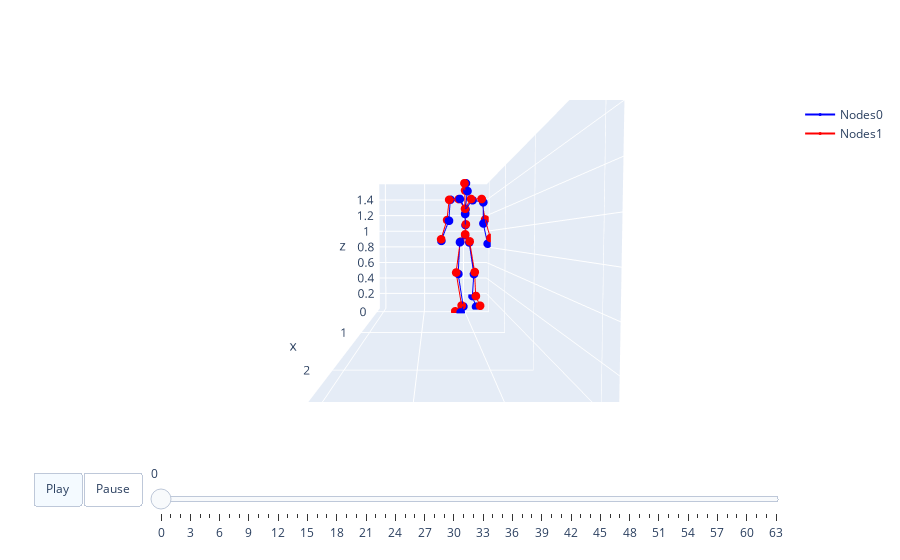

Notebook source saved alongside this figure:
### Code cell
k = 2
pred_motion, loss_commit, perplexity = net(gt_motion)
x = gt_motion[k].detach().cpu().numpy()
y = pred_motion[k].detach().cpu().numpy()
visualize_2motions(x, std, mean, args.dataname, x.shape[0], y, save_path=None)

### Figure 1 — Plotly figure (JSON) as saved in the notebook; plotly's stock layout.template omitted (floating-point values rounded to 4 significant figures)
{"data": [{"marker": {"color": "blue", "size": 3}, "mode": "lines+markers", "name": "Nodes0", "type": "scatter3d", "x": [0, -0.02343, null, -0.02343, 0.01053, null, 0.01053, -0.06201, null, -0.06201, 0.07279, null, 0, -0.003938, null, -0.003938, 0.0834, null, 0.0834, -0.2144, null, -0.2144, -0.162, null, 0, -0.04309, null, -0.04309, 0.01138, null, 0.01138, 0.02157, null, 0.02157, 0.03823, null, 0.03823, 0.08917, null, 0.02157, 0.0147, null, 0.0147, -0.03548, null, -0.03548, -0.09915, null, -0.09915, -0.06732, null, 0.02157, 0.03455, null, 0.03455, 0.04429, null, 0.04429, 0.002608, null, 0.002608, 0.09625, null], "y": [0, -0.06197, null, -0.06197, -0.08396, null, -0.08396, -0.01515, null, -0.01515, -0.05843, null, 0, 0.05018, null, 0.05018, 0.09943, null, 0.09943, 0.1154, null, 0.1154, 0.1555, null, 0, 0.006964, null, 0.006964, -0.002115, null, -0.002115, 0.0008753, null, 0.0008753, 0.02242, null, 0.02242, -0.001032, null, 0.0008753, -0.06752, null, -0.06752, -0.1797, null, -0.1797, -0.1944, null, -0.1944, -0.2896, null, 0.0008753, 0.0847, null, 0.0847, 0.2134, null, 0.2134, 0.2217, null, 0.2217, 0.2613, null], "z": [0.9499, 0.8623, null, 0.8623, 0.4742, null, 0.4742, 0.06044, null, 0.06044, 0.01269, null, 0.9499, 0.86, null, 0.86, 0.4793, null, 0.4793, 0.1662, null, 0.1662, 0.03885, null, 0.9499, 1.074, null, 1.074, 1.206, null, 1.206, 1.263, null, 1.263, 1.48, null, 1.48, 1.567, null, 1.263, 1.388, null, 1.388, 1.385, null, 1.385, 1.13, null, 1.13, 0.8792, null, 1.263, 1.371, null, 1.371, 1.345, null, 1.345, 1.092, null, 1.092, 0.8457, null]}, {"marker": {"color": "red", "size": 3}, "mode": "lines+markers", "name": "Nodes1", "type": "scatter3d", "x": [0, -0.02628, null, -0.02628, 0.01795, null, 0.01795, -0.05502, null, -0.05502, 0.05109, null, 0, 0.005201, null, 0.005201, 0.08643, null, 0.08643, -0.1815, null, -0.1815, -0.1023, null, 0, -0.04117, null, -0.04117, 0.007269, null, 0.007269, 0.02138, null, 0.02138, 0.03744, null, 0.03744, 0.1028, null, 0.02138, 0.009821, null, 0.009821, -0.02675, null, -0.02675, -0.1111, null, -0.1111, -0.0521, null, 0.02138, 0.03842, null, 0.03842, 0.05152, null, 0.05152, -0.004147, null, -0.004147, 0.1059, null], "y": [0, -0.05745, null, -0.05745, -0.1101, null, -0.1101, -0.03638, null, -0.03638, -0.123, null, 0, 0.05437, null, 0.05437, 0.1087, null, 0.1087, 0.1544, null, 0.1544, 0.1989, null, 0, 0.0111, null, 0.0111, -0.0008142, null, -0.0008142, -0.004611, null, -0.004611, -0.006172, null, -0.006172, -0.01993, null, -0.004611, -0.08079, null, -0.08079, -0.1949, null, -0.1949, -0.217, null, -0.217, -0.2933, null, -0.004611, 0.06742, null, 0.06742, 0.1927, null, 0.1927, 0.2442, null, 0.2442, 0.2933, null], "z": [0.9585, 0.8689, null, 0.8689, 0.4921, null, 0.4921, 0.07378, null, 0.07378, 0.02179, null, 0.9585, 0.8729, null, 0.8729, 0.5042, null, 0.5042, 0.1726, null, 0.1726, 0.06173, null, 0.9585, 1.083, null, 1.083, 1.214, null, 1.214, 1.269, null, 1.269, 1.488, null, 1.488, 1.565, null, 1.269, 1.387, null, 1.387, 1.383, null, 1.383, 1.139, null, 1.139, 0.8989, null, 1.269, 1.385, null, 1.385, 1.384, null, 1.384, 1.141, null, 1.141, 0.914, null]}], "layout": {"scene": {"aspectmode": "manual", "aspectratio": {"x": 3.355, "y": 1.371, "z": 1.593}, "camera": {"eye": {"x": 3, "y": 0, "z": 0.1}}, "xaxis": {"range": [-0.2144, 3.141]}, "yaxis": {"range": [-1.078, 0.2933]}, "zaxis": {"range": [0.006165, 1.6]}}, "sliders": [{"len": 0.9, "pad": {"b": 10, "t": 60}, "steps": [{"args": [["frame0"], {"frame": {"duration": 0}, "fromcurrent": true, "mode": "immediate", "transition": {"duration": 0, "easing": "linear"}}], "label": "0", "method": "animate"}, {"args": [["frame1"], {"frame": {"duration": 0}, "fromcurrent": true, "mode": "immediate", "transition": {"duration": 0, "easing": "linear"}}], "label": "1", "method": "animate"}, {"args": [["frame2"], {"frame": {"duration": 0}, "fromcurrent": true, "mode": "immediate", "transition": {"duration": 0, "easing": "linear"}}], "label": "2", "method": "animate"}, {"args": [["frame3"], {"frame": {"duration": 0}, "fromcurrent": true, "mode": "immediate", "transition": {"duration": 0, "easing": "linear"}}], "label": "3", "method": "animate"}, {"args": [["frame4"], {"frame": {"duration": 0}, "fromcurrent": true, "mode": "immediate", "transition": {"duration": 0, "easing": "linear"}}], "label": "4", "method": "animate"}, {"args": [["frame5"], {"frame": {"duration": 0}, "fromcurrent": true, "mode": "immediate", "transition": {"duration": 0, "easing": "linear"}}], "label": "5", "method": "animate"}, {"args": [["frame6"], {"frame": {"duration": 0}, "fromcurrent": true, "mode": "immediate", "transition": {"duration": 0, "easing": "linear"}}], "label": "6", "method": "animate"}, {"args": [["frame7"], {"frame": {"duration": 0}, "fromcurrent": true, "mode": "immediate", "transition": {"duration": 0, "easing": "linear"}}], "label": "7", "method": "animate"}, {"args": [["frame8"], {"frame": {"duration": 0}, "fromcurrent": true, "mode": "immediate", "transition": {"duration": 0, "easing": "linear"}}], "label": "8", "method": "animate"}, {"args": [["frame9"], {"frame": {"duration": 0}, "fromcurrent": true, "mode": "immediate", "transition": {"duration": 0, "easing": "linear"}}], "label": "9", "method": "animate"}, {"args": [["frame10"], {"frame": {"duration": 0}, "fromcurrent": true, "mode": "immediate", "transition": {"duration": 0, "easing": "linear"}}], "label": "10", "method": "animate"}, {"args": [["frame11"], {"frame": {"duration": 0}, "fromcurrent": true, "mode": "immediate", "transition": {"duration": 0, "easing": "linear"}}], "label": "11", "method": "animate"}, {"args": [["frame12"], {"frame": {"duration": 0}, "fromcurrent": true, "mode": "immediate", "transition": {"duration": 0, "easing": "linear"}}], "label": "12", "method": "animate"}, {"args": [["frame13"], {"frame": {"duration": 0}, "fromcurrent": true, "mode": "immediate", "transition": {"duration": 0, "easing": "linear"}}], "label": "13", "method": "animate"}, {"args": [["frame14"], {"frame": {"duration": 0}, "fromcurrent": true, "mode": "immediate", "transition": {"duration": 0, "easing": "linear"}}], "label": "14", "method": "animate"}, {"args": [["frame15"], {"frame": {"duration": 0}, "fromcurrent": true, "mode": "immediate", "transition": {"duration": 0, "easing": "linear"}}], "label": "15", "method": "animate"}, {"args": [["frame16"], {"frame": {"duration": 0}, "fromcurrent": true, "mode": "immediate", "transition": {"duration": 0, "easing": "linear"}}], "label": "16", "method": "animate"}, {"args": [["frame17"], {"frame": {"duration": 0}, "fromcurrent": true, "mode": "immediate", "transition": {"duration": 0, "easing": "linear"}}], "label": "17", "method": "animate"}, {"args": [["frame18"], {"frame": {"duration": 0}, "fromcurrent": true, "mode": "immediate", "transition": {"duration": 0, "easing": "linear"}}], "label": "18", "method": "animate"}, {"args": [["frame19"], {"frame": {"duration": 0}, "fromcurrent": true, "mode": "immediate", "transition": {"duration": 0, "easing": "linear"}}], "label": "19", "method": "animate"}, {"args": [["frame20"], {"frame": {"duration": 0}, "fromcurrent": true, "mode": "immediate", "transition": {"duration": 0, "easing": "linear"}}], "label": "20", "method": "animate"}, {"args": [["frame21"], {"frame": {"duration": 0}, "fromcurrent": true, "mode": "immediate", "transition": {"duration": 0, "easing": "linear"}}], "label": "21", "method": "animate"}, {"args": [["frame22"], {"frame": {"duration": 0}, "fromcurrent": true, "mode": "immediate", "transition": {"duration": 0, "easing": "linear"}}], "label": "22", "method": "animate"}, {"args": [["frame23"], {"frame": {"duration": 0}, "fromcurrent": true, "mode": "immediate", "transition": {"duration": 0, "easing": "linear"}}], "label": "23", "method": "animate"}, {"args": [["frame24"], {"frame": {"duration": 0}, "fromcurrent": true, "mode": "immediate", "transition": {"duration": 0, "easing": "linear"}}], "label": "24", "method": "animate"}, {"args": [["frame25"], {"frame": {"duration": 0}, "fromcurrent": true, "mode": "immediate", "transition": {"duration": 0, "easing": "linear"}}], "label": "25", "method": "animate"}, {"args": [["frame26"], {"frame": {"duration": 0}, "fromcurrent": true, "mode": "immediate", "transition": {"duration": 0, "easing": "linear"}}], "label": "26", "method": "animate"}, {"args": [["frame27"], {"frame": {"duration": 0}, "fromcurrent": true, "mode": "immediate", "transition": {"duration": 0, "easing": "linear"}}], "label": "27", "method": "animate"}, {"args": [["frame28"], {"frame": {"duration": 0}, "fromcurrent": true, "mode": "immediate", "transition": {"duration": 0, "easing": "linear"}}], "label": "28", "method": "animate"}, {"args": [["frame29"], {"frame": {"duration": 0}, "fromcurrent": true, "mode": "immediate", "transition": {"duration": 0, "easing": "linear"}}], "label": "29", "method": "animate"}, {"args": [["frame30"], {"frame": {"duration": 0}, "fromcurrent": true, "mode": "immediate", "transition": {"duration": 0, "easing": "linear"}}], "label": "30", "method": "animate"}, {"args": [["frame31"], {"frame": {"duration": 0}, "fromcurrent": true, "mode": "immediate", "transition": {"duration": 0, "easing": "linear"}}], "label": "31", "method": "animate"}, {"args": [["frame32"], {"frame": {"duration": 0}, "fromcurrent": true, "mode": "immediate", "transition": {"duration": 0, "easing": "linear"}}], "label": "32", "method": "animate"}, {"args": [["frame33"], {"frame": {"duration": 0}, "fromcurrent": true, "mode": "immediate", "transition": {"duration": 0, "easing": "linear"}}], "label": "33", "method": "animate"}, {"args": [["frame34"], {"frame": {"duration": 0}, "fromcurrent": true, "mode": "immediate", "transition": {"duration": 0, "easing": "linear"}}], "label": "34", "method": "animate"}, {"args": [["frame35"], {"frame": {"duration": 0}, "fromcurrent": true, "mode": "immediate", "transition": {"duration": 0, "easing": "linear"}}], "label": "35", "method": "animate"}, {"args": [["frame36"], {"frame": {"duration": 0}, "fromcurrent": true, "mode": "immediate", "transition": {"duration": 0, "easing": "linear"}}], "label": "36", "method": "animate"}, {"args": [["frame37"], {"frame": {"duration": 0}, "fromcurrent": true, "mode": "immediate", "transition": {"duration": 0, "easing": "linear"}}], "label": "37", "method": "animate"}, {"args": [["frame38"], {"frame": {"duration": 0}, "fromcurrent": true, "mode": "immediate", "transition": {"duration": 0, "easing": "linear"}}], "label": "38", "method": "animate"}, {"args": [["frame39"], {"frame": {"duration": 0}, "fromcurrent": true, "mode": "immediate", "transition": {"duration": 0, "easing": "linear"}}], "label": "39", "method": "animate"}, {"args": [["frame40"], {"frame": {"duration": 0}, "fromcurrent": true, "mode": "immediate", "transition": {"duration": 0, "easing": "linear"}}], "label": "40", "method": "animate"}, {"args": [["frame41"], {"frame": {"duration": 0}, "fromcurrent": true, "mode": "immediate", "transition": {"duration": 0, "easing": "linear"}}], "label": "41", "method": "animate"}, {"args": [["frame42"], {"frame": {"duration": 0}, "fromcurrent": true, "mode": "immediate", "transition": {"duration": 0, "easing": "linear"}}], "label": "42", "method": "animate"}, {"args": [["frame43"], {"frame": {"duration": 0}, "fromcurrent": true, "mode": "immediate", "transition": {"duration": 0, "easing": "linear"}}], "label": "43", "method": "animate"}, {"args": [["frame44"], {"frame": {"duration": 0}, "fromcurrent": true, "mode": "immediate", "transition": {"duration": 0, "easing": "linear"}}], "label": "44", "method": "animate"}, {"args": [["frame45"], {"frame": {"duration": 0}, "fromcurrent": true, "mode": "immediate", "transition": {"duration": 0, "easing": "linear"}}], "label": "45", "method": "animate"}, {"args": [["frame46"], {"frame": {"duration": 0}, "fromcurrent": true, "mode": "immediate", "transition": {"duration": 0, "easing": "linear"}}], "label": "46", "method": "animate"}, {"args": [["frame47"], {"frame": {"duration": 0}, "fromcurrent": true, "mode": "immediate", "transition": {"duration": 0, "easing": "linear"}}], "label": "47", "method": "animate"}, {"args": [["frame48"], {"frame": {"duration": 0}, "fromcurrent": true, "mode": "immediate", "transition": {"duration": 0, "easing": "linear"}}], "label": "48", "method": "animate"}, {"args": [["frame49"], {"frame": {"duration": 0}, "fromcurrent": true, "mode": "immediate", "transition": {"duration": 0, "easing": "linear"}}], "label": "49", "method": "animate"}, {"args": [["frame50"], {"frame": {"duration": 0}, "fromcurrent": true, "mode": "immediate", "transition": {"duration": 0, "easing": "linear"}}], "label": "50", "method": "animate"}, {"args": [["frame51"], {"frame": {"duration": 0}, "fromcurrent": true, "mode": "immediate", "transition": {"duration": 0, "easing": "linear"}}], "label": "51", "method": "animate"}, {"args": [["frame52"], {"frame": {"duration": 0}, "fromcurrent": true, "mode": "immediate", "transition": {"duration": 0, "easing": "linear"}}], "label": "52", "method": "animate"}, {"args": [["frame53"], {"frame": {"duration": 0}, "fromcurrent": true, "mode": "immediate", "transition": {"duration": 0, "easing": "linear"}}], "label": "53", "method": "animate"}, {"args": [["frame54"], {"frame": {"duration": 0}, "fromcurrent": true, "mode": "immediate", "transition": {"duration": 0, "easing": "linear"}}], "label": "54", "method": "animate"}, {"args": [["frame55"], {"frame": {"duration": 0}, "fromcurrent": true, "mode": "immediate", "transition": {"duration": 0, "easing": "linear"}}], "label": "55", "method": "animate"}, {"args": [["frame56"], {"frame": {"duration": 0}, "fromcurrent": true, "mode": "immediate", "transition": {"duration": 0, "easing": "linear"}}], "label": "56", "method": "animate"}, {"args": [["frame57"], {"frame": {"duration": 0}, "fromcurrent": true, "mode": "immediate", "transition": {"duration": 0, "easing": "linear"}}], "label": "57", "method": "animate"}, {"args": [["frame58"], {"frame": {"duration": 0}, "fromcurrent": true, "mode": "immediate", "transition": {"duration": 0, "easing": "linear"}}], "label": "58", "method": "animate"}, {"args": [["frame59"], {"frame": {"duration": 0}, "fromcurrent": true, "mode": "immediate", "transition": {"duration": 0, "easing": "linear"}}], "label": "59", "method": "animate"}, {"args": [["frame60"], {"frame": {"duration": 0}, "fromcurrent": true, "mode": "immediate", "transition": {"duration": 0, "easing": "linear"}}], "label": "60", "method": "animate"}, {"args": [["frame61"], {"frame": {"duration": 0}, "fromcurrent": true, "mode": "immediate", "transition": {"duration": 0, "easing": "linear"}}], "label": "61", "method": "animate"}, {"args": [["frame62"], {"frame": {"duration": 0}, "fromcurrent": true, "mode": "immediate", "transition": {"duration": 0, "easing": "linear"}}], "label": "62", "method": "animate"}, {"args": [["frame63"], {"frame": {"duration": 0}, "fromcurrent": true, "mode": "immediate", "transition": {"duration": 0, "easing": "linear"}}], "label": "63", "method": "animate"}], "x": 0.1, "y": 0}], "updatemenus": [{"buttons": [{"args": [null, {"frame": {"duration": 40}, "fromcurrent": true, "mode": "immediate", "transition": {"duration": 40, "easing": "linear"}}], "label": "Play", "method": "animate"}, {"args": [[null], {"frame": {"duration": 0}, "fromcurrent": true, "mode": "immediate", "transition": {"duration": 0, "easing": "linear"}}], "label": "Pause", "method": "animate"}], "direction": "left", "pad": {"r": 10, "t": 70}, "type": "buttons", "x": 0.1, "y": 0}]}}
